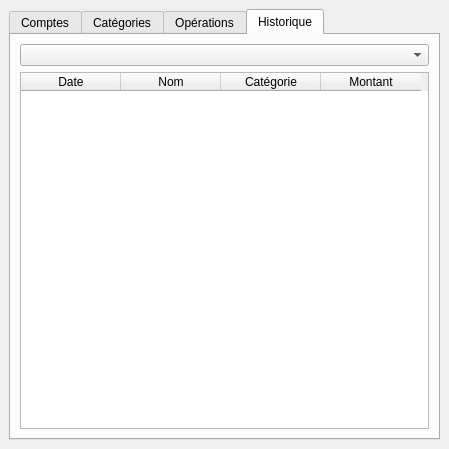
<?xml version="1.0" encoding="UTF-8"?>
<ui version="4.0">
 <class>MainWindow</class>
 <widget class="QMainWindow" name="MainWindow">
  <property name="geometry">
   <rect>
    <x>0</x>
    <y>0</y>
    <width>449</width>
    <height>449</height>
   </rect>
  </property>
  <property name="windowTitle">
   <string>Finance App</string>
  </property>
  <widget class="QWidget" name="centralwidget">
   <layout class="QVBoxLayout" name="verticalLayout">
    <item>
     <widget class="QTabWidget" name="tabWidget">
      <property name="currentIndex">
       <number>3</number>
      </property>
      <widget class="QWidget" name="tabComptes">
       <attribute name="title">
        <string>Comptes</string>
       </attribute>
       <layout class="QVBoxLayout">
        <item>
         <widget class="QGroupBox" name="groupCompte">
          <property name="title">
           <string>Ajouter un compte</string>
          </property>
          <layout class="QHBoxLayout">
           <item>
            <widget class="QLineEdit" name="editNomCompte">
             <property name="placeholderText">
              <string>Nom du compte</string>
             </property>
            </widget>
           </item>
           <item>
            <widget class="QComboBox" name="comboTypeCompte">
             <item>
              <property name="text">
               <string>Courant</string>
              </property>
             </item>
             <item>
              <property name="text">
               <string>Épargne</string>
              </property>
             </item>
            </widget>
           </item>
           <item>
            <widget class="QPushButton" name="btnAjouterCompte">
             <property name="text">
              <string>Ajouter</string>
             </property>
            </widget>
           </item>
          </layout>
         </widget>
        </item>
        <item>
         <widget class="QListWidget" name="listComptes"/>
        </item>
        <item>
         <widget class="QGroupBox" name="groupTransfert">
          <property name="title">
           <string>Transfert</string>
          </property>
          <layout class="QHBoxLayout">
           <item>
            <widget class="QComboBox" name="comboSource"/>
           </item>
           <item>
            <widget class="QComboBox" name="comboDestination"/>
           </item>
           <item>
            <widget class="QDoubleSpinBox" name="spinMontant">
             <property name="maximum">
              <double>1000000.000000000000000</double>
             </property>
            </widget>
           </item>
           <item>
            <widget class="QPushButton" name="btnTransfert">
             <property name="text">
              <string>Transférer</string>
             </property>
            </widget>
           </item>
          </layout>
         </widget>
        </item>
       </layout>
      </widget>
      <widget class="QWidget" name="tabCategories">
       <attribute name="title">
        <string>Catégories</string>
       </attribute>
       <layout class="QVBoxLayout">
        <item>
         <widget class="QTreeWidget" name="treeCategories">
          <column>
           <property name="text">
            <string>Nom de la catégorie</string>
           </property>
          </column>
         </widget>
        </item>
        <item>
         <layout class="QHBoxLayout">
          <item>
           <widget class="QPushButton" name="btnAjouterCategorie">
            <property name="text">
             <string>Ajouter</string>
            </property>
           </widget>
          </item>
          <item>
           <widget class="QPushButton" name="btnModifierCategorie">
            <property name="text">
             <string>Modifier</string>
            </property>
           </widget>
          </item>
          <item>
           <widget class="QPushButton" name="btnSupprimerCategorie">
            <property name="text">
             <string>Supprimer</string>
            </property>
           </widget>
          </item>
         </layout>
        </item>
       </layout>
      </widget>
      <widget class="QWidget" name="tabOperations">
       <attribute name="title">
        <string>Opérations</string>
       </attribute>
       <layout class="QVBoxLayout">
        <item>
         <widget class="QComboBox" name="comboTypeOperation">
          <item>
           <property name="text">
            <string>Revenu</string>
           </property>
          </item>
          <item>
           <property name="text">
            <string>Dépense</string>
           </property>
          </item>
         </widget>
        </item>
        <item>
         <widget class="QLineEdit" name="editNomOperation">
          <property name="placeholderText">
           <string>Nom de l’opération</string>
          </property>
         </widget>
        </item>
        <item>
         <widget class="QDoubleSpinBox" name="spinMontantOperation">
          <property name="maximum">
           <double>1000000.000000000000000</double>
          </property>
         </widget>
        </item>
        <item>
         <widget class="QDateEdit" name="dateOperation">
          <property name="calendarPopup">
           <bool>true</bool>
          </property>
          <property name="date">
           <date>
            <year>2000</year>
            <month>1</month>
            <day>1</day>
           </date>
          </property>
         </widget>
        </item>
        <item>
         <widget class="QComboBox" name="comboCompteOperation"/>
        </item>
        <item>
         <widget class="QComboBox" name="comboCategoriePrincipale">
          <property name="placeholderText">
           <string>Catégorie principale</string>
          </property>
         </widget>
        </item>

        <item>
         <widget class="QComboBox" name="comboSousCategorie">
          <property name="placeholderText">
           <string>Sous-catégorie</string>
          </property>
         </widget>
        </item>
        <item>
         <widget class="QCheckBox" name="checkRecurrente">
          <property name="text">
           <string>Dépense récurrente</string>
          </property>
         </widget>
        </item>
        <item>
         <widget class="QComboBox" name="comboFrequence">
          <item>
           <property name="text">
            <string>Mensuelle</string>
           </property>
          </item>
          <item>
           <property name="text">
            <string>Trimestrielle</string>
           </property>
          </item>
          <item>
           <property name="text">
            <string>Annuelle</string>
           </property>
          </item>
         </widget>
        </item>
        <item>
         <widget class="QPushButton" name="btnAjouterOperation">
          <property name="text">
           <string>Ajouter l’opération</string>
          </property>
         </widget>
        </item>
       </layout>
      </widget>
      <widget class="QWidget" name="tabHistorique">
       <attribute name="title">
        <string>Historique</string>
       </attribute>
       <layout class="QVBoxLayout">
        <item>
         <widget class="QComboBox" name="comboCompteHistorique"/>
        </item>
        <item>
         <widget class="QTableWidget" name="tableOperations">
          <column>
           <property name="text">
            <string>Date</string>
           </property>
          </column>
          <column>
           <property name="text">
            <string>Nom</string>
           </property>
          </column>
          <column>
           <property name="text">
            <string>Catégorie</string>
           </property>
          </column>
          <column>
           <property name="text">
            <string>Montant</string>
           </property>
          </column>
         </widget>
        </item>
       </layout>
      </widget>
     </widget>
    </item>
   </layout>
  </widget>
 </widget>
 <resources/>
 <connections/>
</ui>
